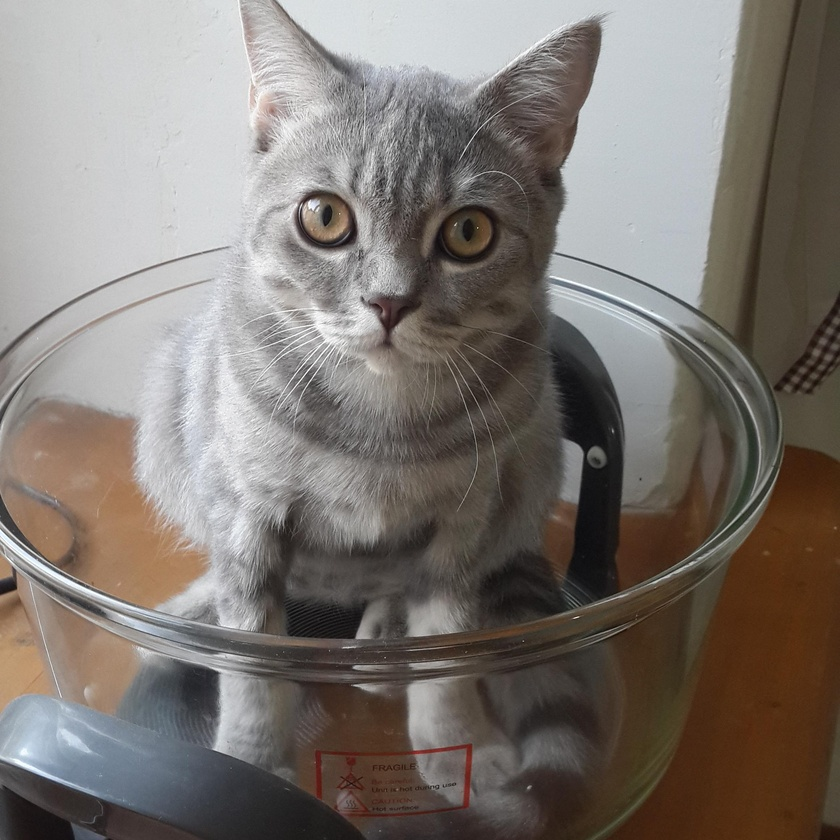
#> input picture c2/center_stan.jpg, 840 x 840 px, shrunk from 2322 x 2322 before the run
$ python matplot.py
#> lines starting #> are read from the running program, lines starting #| are printed output that depends on the picture
__author__ = '7times6'

from PIL import Image
from pylab import *

# read image as array
filename = 'center_stan.jpg'
image = Image.open(filename)
#> image is the input picture: PIL image 840x840 RGB; mean R, G, B 125.2, 118.3, 112.7
im = array(image)

# plot image
imshow(im)

# create points
w, h = image.size
#> w = 840; h = 840
x = [w/10, w/5, w/2, w/2]
#> x = [84, 168, 420, 420]
y = [h/10, h/2, h/10, h/2]
#> y = [84, 420, 84, 420]

# plot points with red stars
plot(x, y, 'r*')

# line plot -- connect first 2 points
plot(x[:3], y[:3], 'ks:')

# add title
title('Plotting: "%s"' % filename)

# turn off axes for beauty
axis('off')

show()
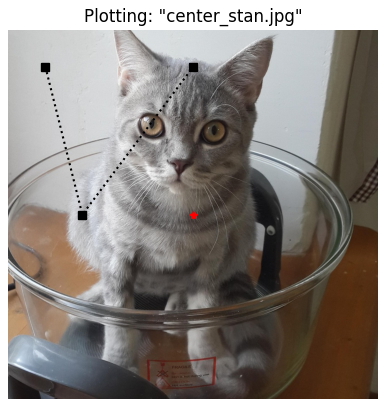
#> figure drawn by matplotlib, 1 panel
